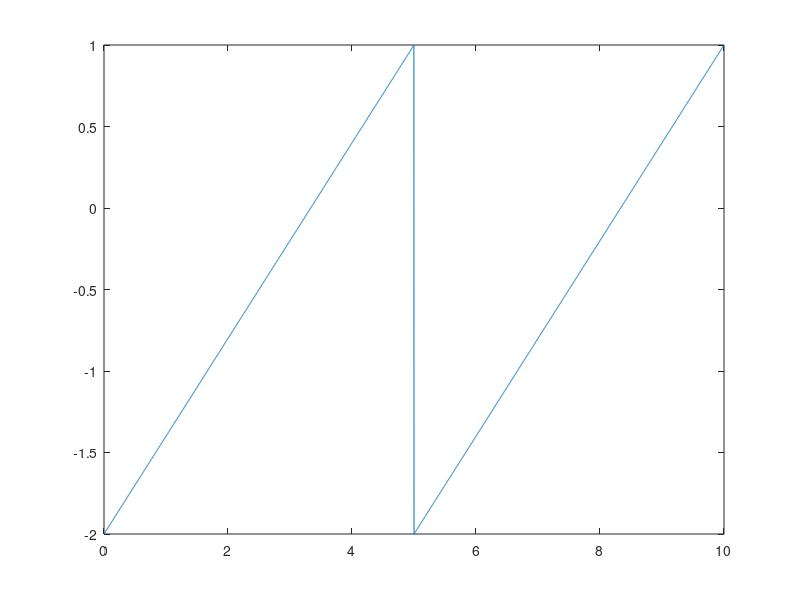
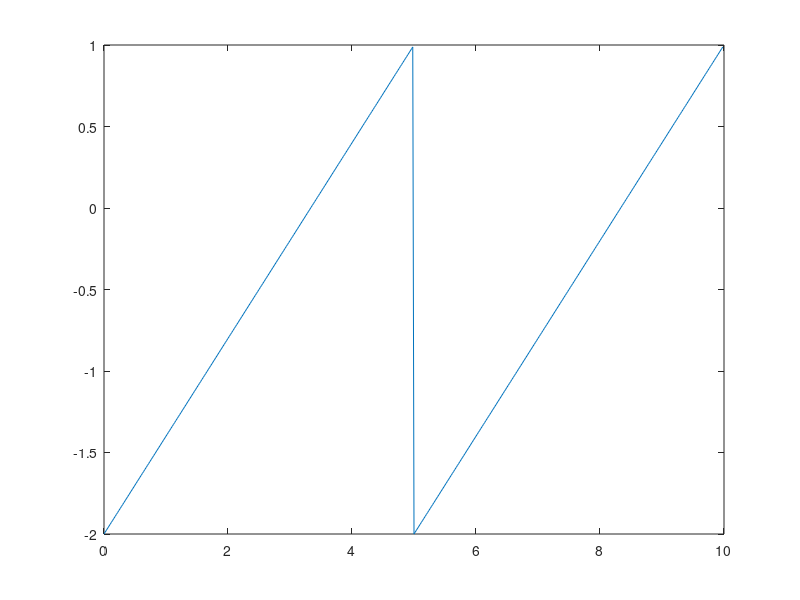
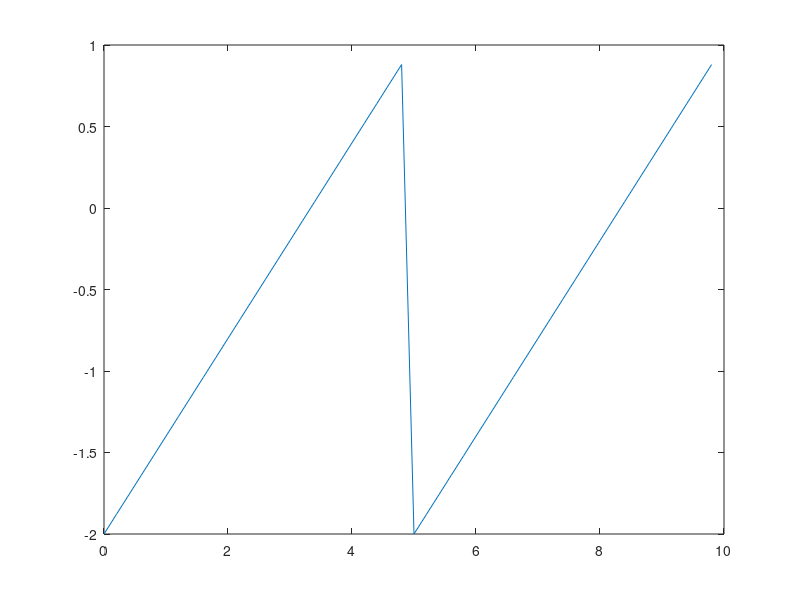

MATLAB code to generate these figures, in order:

T = 10;

figure(1)
reztemp = 0.002; % rezolutie temporara de 2 ms
N = round(T/reztemp);
t = reztemp*(0:N-1);
T0 = 5; F0 = 1/T0;

x =-0.5+1.5*sawtooth(2*pi*F0*t,1);
plot(t,x)

figure(2)
reztemp = 0.02; % rezolutie temporara de 20 ms
N = round(T/reztemp);
t = reztemp*(0:N-1);
T0 = 5; F0 = 1/T0;

x =-0.5+1.5*sawtooth(2*pi*F0*t,1);
plot(t,x)

figure(3)
reztemp = 0.2; % rezolutie temporara de 200 ms
N = round(T/reztemp);
t = reztemp*(0:N-1);
T0 = 5; F0 = 1/T0;

x =-0.5+1.5*sawtooth(2*pi*F0*t,1);
plot(t,x)